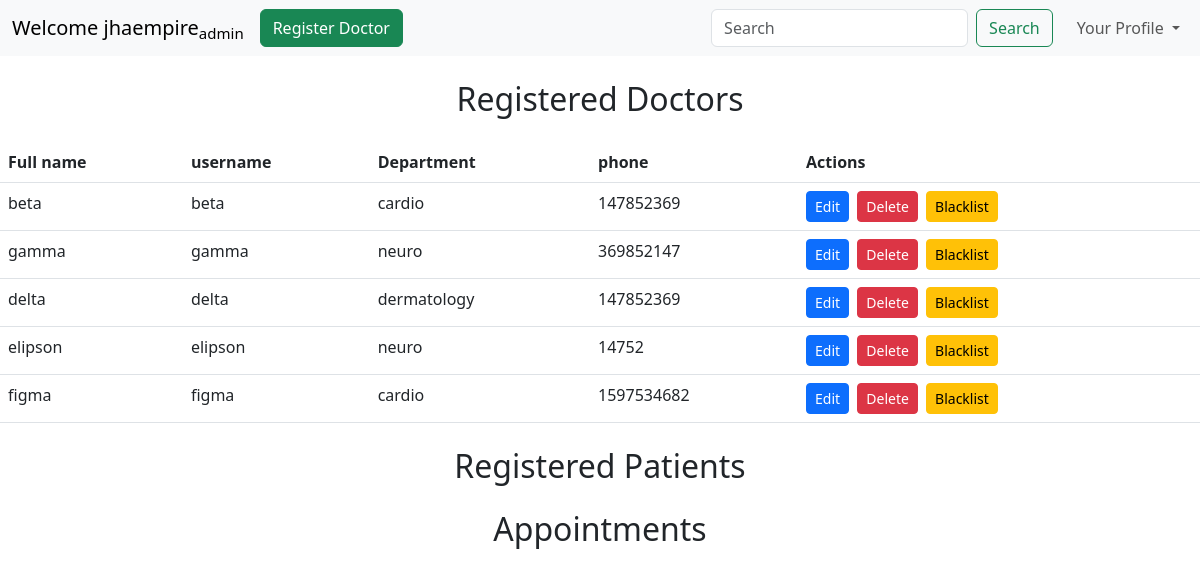
The app's page /dashboard/admin (signed in) with its own data.
### models/models.py (models this page shows)
class User(db.Model):
    id=db.Column(db.Integer(),primary_key=True)
    fullname = db.Column(db.String(50),nullable = False)
    username = db.Column(db.String(50),unique = True,nullable = False)
    password = db.Column(db.String(),nullable= False)
    role = db.Column(db.String(10),nullable=False)
    status=db.Column(db.Integer(),nullable=False,default=0)
    created_at=db.Column(db.DateTime(),default=datetime.datetime.utcnow)
    updated_at=db.Column(db.DateTime(),default=datetime.datetime.utcnow,onupdate=datetime.datetime.utcnow)

class Doctor(db.Model):
    id=db.Column(db.Integer(),primary_key=True)
    fullname = db.Column(db.String(50),nullable = False)
    username = db.Column(db.String(50),unique = True,nullable = False)
    password = db.Column(db.String(),nullable= False)
    address = db.Column(db.String(200),nullable = False)
    phone = db.Column(db.String(15),nullable = False)
    email = db.Column(db.String(50),nullable = False)
    experience = db.Column(db.String(100),nullable = False)
    specialization = db.Column(db.String(50),nullable = False)
    created_at=db.Column(db.DateTime(),default=datetime.datetime.utcnow)
    updated_at=db.Column(db.DateTime(),default=datetime.datetime.utcnow,onupdate=datetime.datetime.utcnow)

### controllers/adminDashboard.py (the view)
@theadminDashboard.route("/dashboard/admin", methods=['GET','POST'])
def adminDashboard():
    if('user' in session and session['role']=="admin"):
        user=session['user']
        print(user)
        alldoctors=User.query.filter_by(role="doctor").all()
        print(alldoctors)
        doctdetails= Doctor.query.all()
        print(doctdetails)
        return render_template("adminDashboard.html",user=user , alldoctors=alldoctors, doctdetails=doctdetails)
    else:
        return redirect("/login")

### templates/adminDashboard.html (shortened to what this page needs)
<!DOCTYPE html>
<html lang="en">
<head>
    <link href="https://cdn.jsdelivr.net/npm/bootstrap@5.3.0-alpha1/dist/css/bootstrap.min.css" rel="stylesheet">
</head>
<body>
<nav class="navbar navbar-expand-lg bg-body-tertiary">
  <div class="container-fluid">
    <a class="navbar-brand" href="#">Welcome {{user}}<sub>admin</sub></a>
    <div class="collapse navbar-collapse" id="navbarSupportedContent">
      <ul class="navbar-nav me-auto mb-2 mb-lg-0">
        <li class="nav-item">
          <a class="btn btn-success" href="/dashboard/admin/register-doctor">Register Doctor </a>
        </li>
        </ul>
         <form class="d-flex me-3" role="search">
          <input class="form-control me-2" type="search" placeholder="Search" aria-label="Search">
          <button class="btn btn-outline-success" type="submit">Search</button>
        </form>
        <ul class="navbar-nav">
          <li class="nav-item dropdown">
            <a class="nav-link dropdown-toggle" href="#" role="button" data-bs-toggle="dropdown" aria-expanded="false">
              Your Profile
            </a>
          </li>
        </ul>
    </div>
  </div>
</nav>
<div>
  <h2 class="text-center my-4">Registered Doctors</h2>
      <table class="table">
      <thead>
        <tr>
          <th>Full name</th>
          <th>username</th>
          <th>Department</th>
          <th>phone</th>
          <th>Actions</th>
        </tr>
      </thead>
      <tbody>
        {% for doc in alldoctors %}
        {% for x in doctdetails %}
        {% if doc.username == x.username %}
        <tr>
          <td>{{doc.fullname}}</td>
          <td>{{doc.username}}</td>
          <td>{{x.specialization}}</td>
          <td>{{x.phone}}</td>
          <td>
          <a href="/editdoctor/{{ doc.id }}" class="btn btn-primary btn-sm me-1">Edit</a>
          <a href="/deletedoctor/{{ doc.id }}" class="btn btn-danger btn-sm me-1">Delete</a>
          <a href="/blacklistdoctor/{{ doc.id }}" class="btn btn-warning btn-sm">Blacklist</a>
        </td>
        </tr>
          {% endif %}
        {% endfor %}
        {% endfor %}
        </tbody>
      </table>
</div>
<h2 class="text-center my-4">Registered Patients</h2>
<h2 class="text-center my-4">Appointments</h2>
</body>
</html>

### records on screen
User: fullname "beta", username "beta"
Doctor: specialization "cardio", phone "147852369"
User: fullname "gamma", username "gamma"
Doctor: specialization "neuro", phone "369852147"
User: fullname "delta", username "delta"
Doctor: specialization "dermatology", phone "147852369"
User: fullname "elipson", username "elipson"
Doctor: specialization "neuro", phone "14752"
User: fullname "figma", username "figma"
Doctor: specialization "cardio", phone "1597534682"

### other values on screen
{{ user }} "jhaempire"
